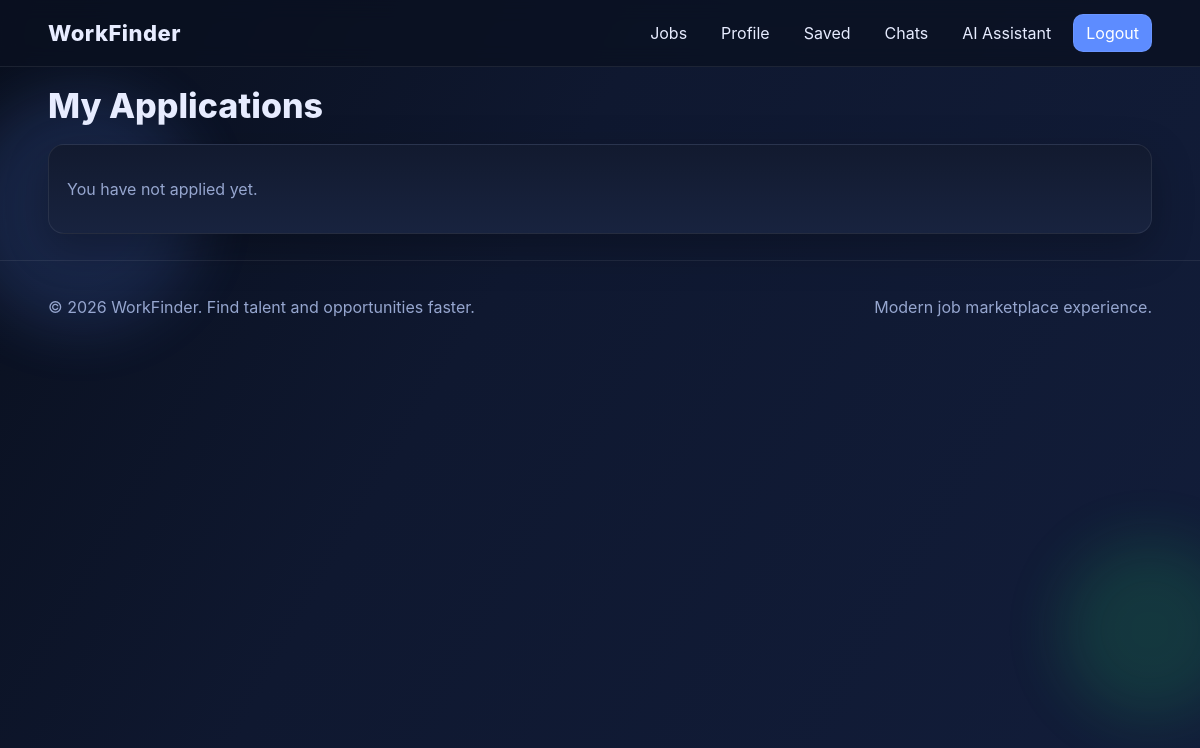
Page /aplicationss/ (signed in) on the earlier database version.
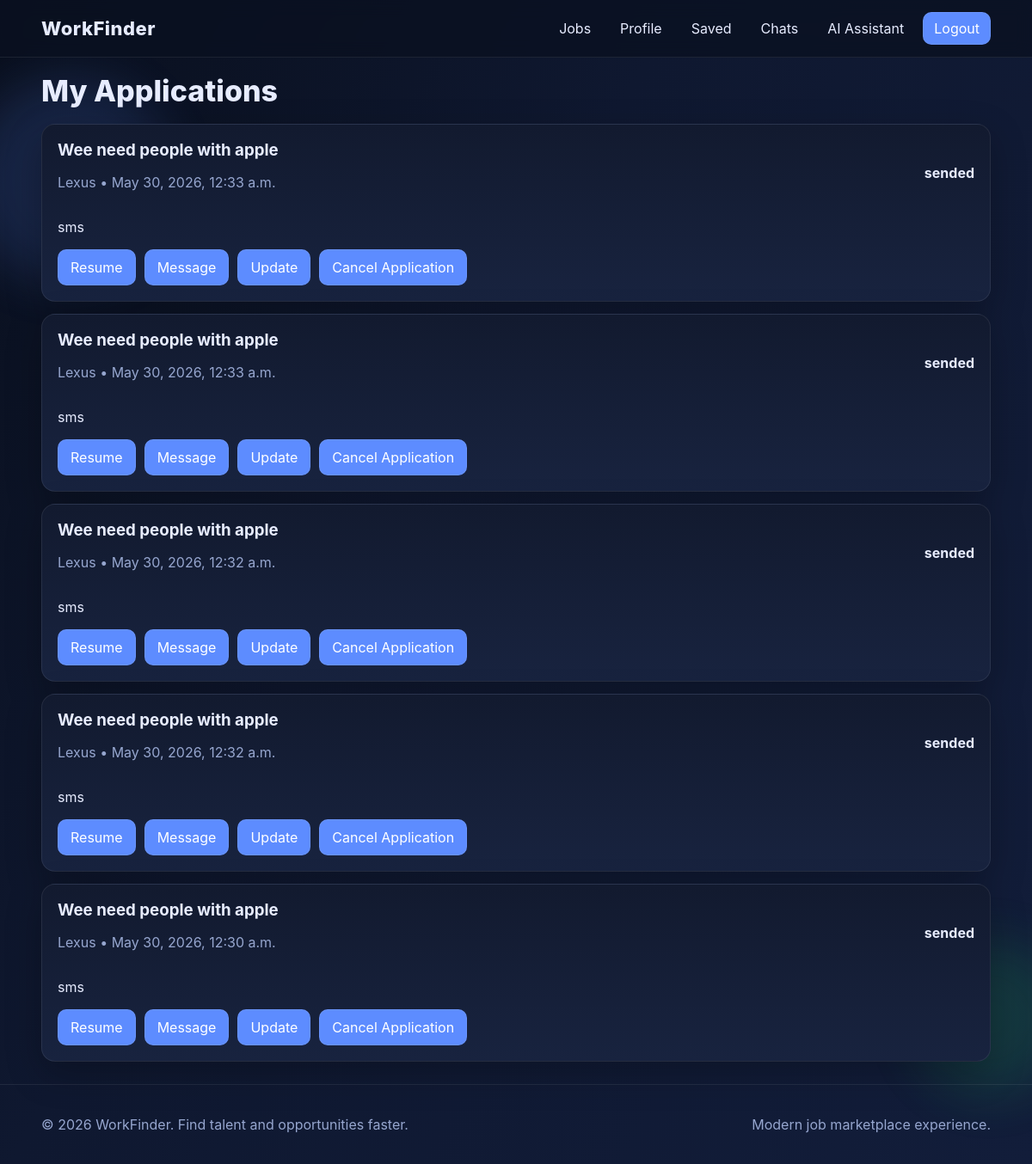
Same page on the later database version.
### work/models.py (models this page shows, shortened)
class Application(models.Model):
    job = models.ForeignKey(Job, on_delete=models.CASCADE, related_name='applications')
    user = models.ForeignKey(User, on_delete=models.CASCADE)
    sms = models.TextField()
    resume = models.FileField(upload_to='resumes/', blank=True, null=True)
    status = models.CharField(max_length=25)
    created_at = models.DateTimeField(auto_now_add=True)

class Job(models.Model):
    JOB_TYPE = [
        ('full_time', 'Full time'),
        ('part_time', 'Part time'),
        ('freelance', 'Freelance')
    ]
    company = models.ForeignKey(Emploeer, on_delete=models.CASCADE)
    title = models.CharField(max_length=25)
    description = models.TextField()
    sallary = models.PositiveIntegerField()
    location = models.CharField(max_length=50)
    job_type = models.CharField(max_length=25, choices=JOB_TYPE)
    exp_req = models.PositiveIntegerField()
    category = models.ForeignKey(Category, on_delete=models.CASCADE)
    created_at = models.DateTimeField(auto_now_add=True)

class Emploeer(models.Model):
    user = models.OneToOneField(User, on_delete=models.CASCADE)
    company_name = models.CharField(max_length=50)
    about = models.TextField()
    logo = models.ImageField(upload_to='companylogos/')
    location = models.CharField(max_length=50)
    create_at = models.DateTimeField(auto_now_add=True)
    is_creat = models.BooleanField(default=False, null=True, blank=True)

### work/views.py (the view)
# urls.py: path('aplicationss/', views.aplicationss, name='aplicationss'),
@login_required(login_url="login")
def aplicationss(request):
    user = request.user
    aplications = Application.objects.filter(user=user).select_related("job", "job__company").order_by("-created_at")
    return render(request, 'work/aplicationss.html', context={'apl' : aplications})

### templates/work/aplicationss.html (shortened to what this page needs)
{% extends "base.html" %}
{% block main %}
<h1 class="title">My Applications</h1>
<section class="job-list">
    {% for i in apl %}
        <article class="card">
            <div class="between">
                <div>
                    <h3 style="margin:0;">{{i.job.title}}</h3>
                    <p class="muted">{{ i.job.company.company_name }} • {{i.created_at}}</p>
                </div>
                <strong class="status-{{ i.status }}">{{i.status}}</strong>
            </div>
            <p>{{i.sms}}</p>
            <div class="row">
                {% if i.resume and i.resume.name %}
                    <a class="btn btn-outline" href="{{ i.resume.url }}" target="_blank">Resume</a>
                {% else %}
                    <span class="muted">No resume attached</span>
                {% endif %}
                <a class="btn btn-outline" href="{% url 'chat' i.job.company.user.id %}">Message</a>
                <a class="btn btn-outline" href="{% url 'update_app' i.id %}">Update</a>
                <a class="btn btn-outline" href="{% url 'delete_app' i.id %}">Cancel Application</a>
            </div>
        </article>
    {% empty %}
        <article class="card"><p class="muted">You have not applied yet.</p></article>
    {% endfor %}
</section>
{% endblock %}

### templates/base.html (shortened to what this page needs)
{% load static %}
<!DOCTYPE html>
<html lang="en">
<head>
    <link rel="stylesheet" href="{% static 'css/style.css' %}">
</head>
<body>
    <div class="bg-blob blob-1"></div>
    <div class="bg-blob blob-2"></div>
    <header class="site-header">
        <nav class="container nav-row">
            <a class="brand" href="{% url 'home' %}">WorkFinder</a>
            <div class="nav-links">
                <a href="{% url 'all_jobs' %}">Jobs</a>
                {% if request.user.is_authenticated %}
                    <a href="{% url 'profile' request.user.id %}">Profile</a>
                    <a href="{% url 'saved_jobs' %}">Saved</a>
                    <a href="{% url 'chat_list' %}">Chats</a>
                    <a href="{% url 'ai_assistant' %}">AI Assistant</a>
                    <a href="{% url 'logout_us' %}" class="btn btn-outline">Logout</a>
                {% else %}
                    <a href="{% url 'register' %}">Register</a>
                    <a href="{% url 'login' %}" class="btn">Login</a>
                {% endif %}
            </div>
        </nav>
    </header>
    <main class="container page-enter">
        {% block main %}
        {% endblock %}
    </main>
    <footer class="site-footer">
        <div class="container footer-row">
            <p>© {% now "Y" %} WorkFinder. Find talent and opportunities faster.</p>
            <p>Modern job marketplace experience.</p>
        </div>
    </footer>
</body>
</html>

### static/css/style.css (style rules this page uses)
:root { --bg:#0a1020; --card:#121a2f; --card-2:#18233f; --text:#e7ecff; --muted:#96a6cf; --primary:#5d8cff; --success:#22c55e; --danger:#ef4444; --border:rgba(255,255,255,.08); }
* { box-sizing:border-box }
body { margin:0; font-family:Inter,Segoe UI,Arial,sans-serif; background:linear-gradient(120deg,#090f1d,#0f1830 40%,#121d3a); color:var(--text); min-height:100vh; }
a { color:inherit;text-decoration:none }
.container { width:min(1150px,92vw);margin:0 auto }
.site-header { position:sticky;top:0;z-index:20; backdrop-filter: blur(10px); border-bottom:1px solid var(--border); background:rgba(10,16,32,.75); }
.nav-row { display:flex;justify-content:space-between;align-items:center;padding:14px 0 }
.brand { font-size:22px;font-weight:800;letter-spacing:.5px }
.nav-links { display:flex;gap:10px;align-items:center;flex-wrap:wrap }
.nav-links a { padding:8px 12px;border-radius:10px;transition:.2s }
.btn { background:var(--primary)!important;color:white;padding:10px 14px;border-radius:10px;border:0;cursor:pointer }
.btn-outline { border:1px solid var(--border) }
.card { background:linear-gradient(180deg,var(--card),var(--card-2)); border:1px solid var(--border); border-radius:16px; padding:18px; box-shadow:0 14px 40px rgba(0,0,0,.25); }
.title { font-size:34px;font-weight:800;margin:18px 0 }
.muted { color:var(--muted) }
.job-list { display:grid;gap:14px }
.row { display:flex;gap:10px;align-items:center;flex-wrap:wrap }
.between { display:flex;justify-content:space-between;gap:10px;align-items:center;flex-wrap:wrap }
.site-footer { margin-top:26px;border-top:1px solid var(--border);padding:20px 0;color:var(--muted) }
.footer-row { display:flex;justify-content:space-between;gap:16px;flex-wrap:wrap }
.page-enter { animation:fadeIn .45s ease }
.bg-blob { position:fixed;border-radius:50%;filter:blur(30px);opacity:.16;z-index:-1 }
.blob-1 { width:240px;height:240px;background:#5d8cff;top:90px;left:-40px;animation:float 8s infinite ease-in-out }
.blob-2 { width:180px;height:180px;background:#22c55e;right:-40px;bottom:80px;animation:float 6s infinite ease-in-out }

Differences in the rows shown:
added Application: job "Wee need people with apple", job.company.company_name "Lexus", created_at "May 30, 2026, 12:33 a.m.", status "sended", sms "sms"
added Application: job "Wee need people with apple", job.company.company_name "Lexus", created_at "May 30, 2026, 12:33 a.m.", status "sended", sms "sms"
added Application: job "Wee need people with apple", job.company.company_name "Lexus", created_at "May 30, 2026, 12:32 a.m.", status "sended", sms "sms"
added Application: job "Wee need people with apple", job.company.company_name "Lexus", created_at "May 30, 2026, 12:32 a.m.", status "sended", sms "sms"
added Application: job "Wee need people with apple", job.company.company_name "Lexus", created_at "May 30, 2026, 12:30 a.m.", status "sended", sms "sms"
Other differences:
text no longer shown: "You have not applied yet."
